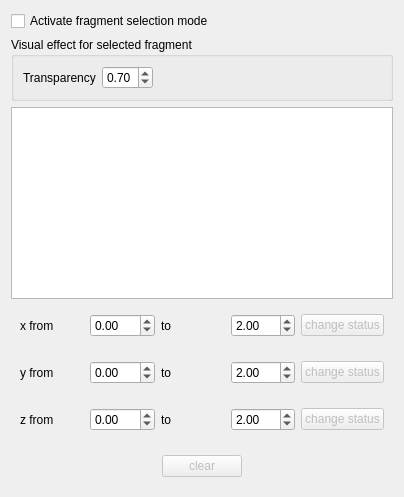
      <widget class="QWidget" name="tab">
       <attribute name="title">
        <string>Coloring</string>
       </attribute>
       <layout class="QVBoxLayout" name="verticalLayout_15">
        <item>
         <widget class="QCheckBox" name="ActivateFragmentSelectionModeCheckBox">
          <property name="text">
           <string>Activate fragment selection mode</string>
          </property>
         </widget>
        </item>
        <item>
         <widget class="QGroupBox" name="groupBox_21">
          <property name="minimumSize">
           <size>
            <width>0</width>
            <height>60</height>
           </size>
          </property>
          <property name="title">
           <string>Visual effect for selected fragment</string>
          </property>
          <layout class="QHBoxLayout" name="horizontalLayout_72">
           <item>
            <widget class="QLabel" name="label_52">
             <property name="text">
              <string>Transparency</string>
             </property>
            </widget>
           </item>
           <item>
            <widget class="QDoubleSpinBox" name="ActivateFragmentSelectionTransp">
             <property name="maximum">
              <double>1.000000000000000</double>
             </property>
             <property name="singleStep">
              <double>0.100000000000000</double>
             </property>
             <property name="value">
              <double>0.700000000000000</double>
             </property>
            </widget>
           </item>
           <item>
            <spacer name="horizontalSpacer_47">
             <property name="orientation">
              <enum>Qt::Horizontal</enum>
             </property>
             <property name="sizeHint" stdset="0">
              <size>
               <width>228</width>
               <height>20</height>
              </size>
             </property>
            </spacer>
           </item>
          </layout>
         </widget>
        </item>
        <item>
         <widget class="QListWidget" name="AtomsInSelectedFragment"/>
        </item>
        <item>
         <widget class="QFrame" name="frame_61">
          <property name="frameShape">
           <enum>QFrame::NoFrame</enum>
          </property>
          <property name="frameShadow">
           <enum>QFrame::Raised</enum>
          </property>
          <layout class="QHBoxLayout" name="horizontalLayout_53">
           <item>
            <widget class="QLabel" name="label_55">
             <property name="text">
              <string>x from</string>
             </property>
            </widget>
           </item>
           <item>
            <widget class="QDoubleSpinBox" name="xminborder">
             <property name="minimum">
              <double>-99.989999999999995</double>
             </property>
            </widget>
           </item>
           <item>
            <widget class="QLabel" name="label_57">
             <property name="text">
              <string>to</string>
             </property>
            </widget>
           </item>
           <item>
            <widget class="QDoubleSpinBox" name="xmaxborder">
             <property name="minimum">
              <double>-99.989999999999995</double>
             </property>
             <property name="value">
              <double>2.000000000000000</double>
             </property>
            </widget>
           </item>
           <item>
            <widget class="QPushButton" name="changeFragment1StatusByX">
             <property name="enabled">
              <bool>false</bool>
             </property>
             <property name="text">
              <string>change status</string>
             </property>
            </widget>
           </item>
          </layout>
         </widget>
        </item>
        <item>
         <widget class="QFrame" name="frame_62">
          <property name="frameShape">
           <enum>QFrame::NoFrame</enum>
          </property>
          <property name="frameShadow">
           <enum>QFrame::Raised</enum>
          </property>
          <layout class="QHBoxLayout" name="horizontalLayout_54">
           <item>
            <widget class="QLabel" name="label_58">
             <property name="text">
              <string>y from</string>
             </property>
            </widget>
           </item>
           <item>
            <widget class="QDoubleSpinBox" name="yminborder">
             <property name="minimum">
              <double>-99.989999999999995</double>
             </property>
            </widget>
           </item>
           <item>
            <widget class="QLabel" name="label_59">
             <property name="text">
              <string>to</string>
             </property>
            </widget>
           </item>
           <item>
            <widget class="QDoubleSpinBox" name="ymaxborder">
             <property name="minimum">
              <double>-99.989999999999995</double>
             </property>
             <property name="value">
              <double>2.000000000000000</double>
             </property>
            </widget>
           </item>
           <item>
            <widget class="QPushButton" name="changeFragment1StatusByY">
             <property name="enabled">
              <bool>false</bool>
             </property>
             <property name="text">
              <string>change status</string>
             </property>
            </widget>
           </item>
          </layout>
         </widget>
        </item>
        <item>
         <widget class="QFrame" name="frame_63">
          <property name="frameShape">
           <enum>QFrame::NoFrame</enum>
          </property>
          <property name="frameShadow">
           <enum>QFrame::Raised</enum>
          </property>
          <layout class="QHBoxLayout" name="horizontalLayout_55">
           <item>
            <widget class="QLabel" name="label_60">
             <property name="text">
              <string>z from</string>
             </property>
            </widget>
           </item>
           <item>
            <widget class="QDoubleSpinBox" name="zminborder">
             <property name="minimum">
              <double>-99.989999999999995</double>
             </property>
            </widget>
           </item>
           <item>
            <widget class="QLabel" name="label_61">
             <property name="text">
              <string>to</string>
             </property>
            </widget>
           </item>
           <item>
            <widget class="QDoubleSpinBox" name="zmaxborder">
             <property name="minimum">
              <double>-99.989999999999995</double>
             </property>
             <property name="value">
              <double>2.000000000000000</double>
             </property>
            </widget>
           </item>
           <item>
            <widget class="QPushButton" name="changeFragment1StatusByZ">
             <property name="enabled">
              <bool>false</bool>
             </property>
             <property name="text">
              <string>change status</string>
             </property>
            </widget>
           </item>
          </layout>
         </widget>
        </item>
        <item>
         <widget class="QFrame" name="frame_64">
          <property name="minimumSize">
           <size>
            <width>0</width>
            <height>40</height>
           </size>
          </property>
          <property name="frameShape">
           <enum>QFrame::NoFrame</enum>
          </property>
          <property name="frameShadow">
           <enum>QFrame::Raised</enum>
          </property>
          <layout class="QHBoxLayout" name="horizontalLayout_56">
           <property name="topMargin">
            <number>0</number>
           </property>
           <property name="bottomMargin">
            <number>0</number>
           </property>
           <item>
            <spacer name="horizontalSpacer_28">
             <property name="orientation">
              <enum>Qt::Horizontal</enum>
             </property>
             <property name="sizeHint" stdset="0">
              <size>
               <width>107</width>
               <height>20</height>
              </size>
             </property>
            </spacer>
           </item>
           <item>
            <widget class="QPushButton" name="fragment1Clear">
             <property name="enabled">
              <bool>false</bool>
             </property>
             <property name="text">
              <string>clear</string>
             </property>
            </widget>
           </item>
           <item>
            <spacer name="horizontalSpacer_29">
             <property name="orientation">
              <enum>Qt::Horizontal</enum>
             </property>
             <property name="sizeHint" stdset="0">
              <size>
               <width>106</width>
               <height>20</height>
              </size>
             </property>
            </spacer>
           </item>
          </layout>
         </widget>
        </item>
       </layout>
      </widget>
